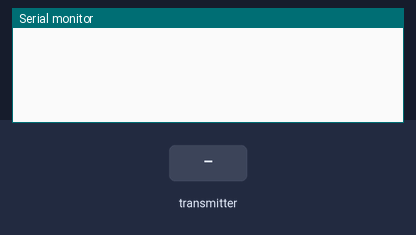
A sketch run on a simulated Arduino Uno, built with avr-gcc and run on an emulated ATmega328P. Parts: the last lines printed to the serial monitor. The inputs (shaded band) are chosen by the test bench. No radio packets arrive unless stated.

Above: at 1.2 s.
1.3 s: the transmitter starts sending gallons = 0
At 1.37 s:
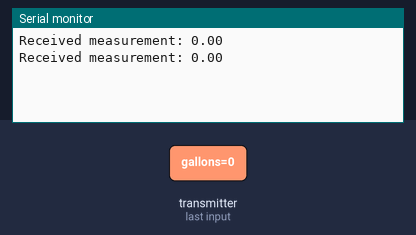
3.2 s: the transmitter starts sending gallons = 25
At 3.27 s:
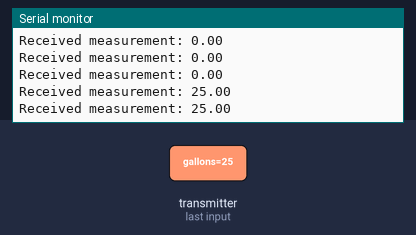

The sketch:

receiver.ino
```cpp
/**
 * Simple reader using the RF24-master library
 *
 */

#include <SPI.h>
#include "nRF24L01.h"
#include "RF24.h"
#include "printf.h"

// Set up nRF24L01 radio on SPI bus plus pins 9 & 10

//RF24Debug radio(9,10);
RF24 radio(9,10);

//Radio pipe address for communication between sender and receiver.  This address must match
//the address from the sender.
const uint64_t pipe = 0xE8E8F0F0E1LL;

void setup(void)
{

  //Setting the baud rate for serial output.  Baud rate selected on the Serial Monitor must be the same as this value
  //for readable output.
  Serial.begin(9600);
  printf_begin();
  //
  // Setup and configure rf radio
  //
  radio.begin();
  radio.openReadingPipe(1,pipe);
  radio.startListening();
  //Will print radio debugging information if RF24Debug object is used
  radio.printDetails();
}

void loop(void)
{
    //radio.startListening();
    if ( radio.available() )
    {
      // Dump the payloads until we've gotten everything
      float gallons;
      bool done = false;
      while (!done)
      {
        done = radio.read( &gallons, sizeof(float) );
      }
      printf("Received measurement: ");
      Serial.print(gallons);
      Serial.println();
    }
}
```

printf.h
```cpp
// (licence header left out)
/**
 * @file printf.h
 *
 * Setup necessary to direct stdout to the Arduino Serial library, which
 * enables 'printf'
 */

#ifndef __PRINTF_H__
#define __PRINTF_H__

#ifdef ARDUINO

int serial_putc( char c, FILE * )
{
  Serial.write( c );

  return c;
}

void printf_begin(void)
{
  fdevopen( &serial_putc, 0 );
}

#else
#error This example is only for use on Arduino.
#endif // ARDUINO

#endif // __PRINTF_H__
```

Measured:
- after the input at 1.3 s, the serial monitor: prints a new line at once (image 1)
- after the input at 3.2 s, the serial monitor: prints a new line at once (image 2)
